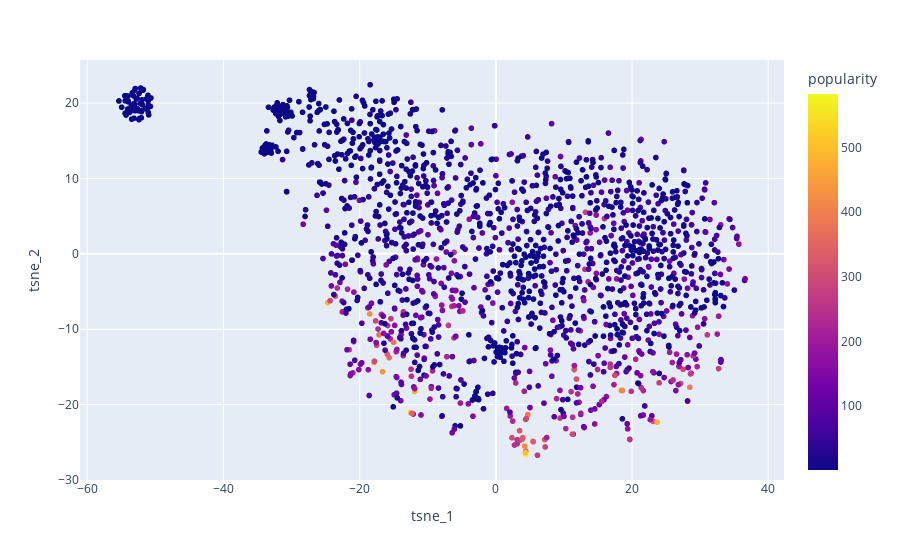

Notebook code for this chart:
### Code cell
import plotly.express as px

tsne_df = pd.DataFrame(item_tsne, columns=["tsne_1", "tsne_2"])
tsne_df["item_id"] = np.arange(item_tsne.shape[0])
tsne_df = tsne_df.merge(items.reset_index())

px.scatter(tsne_df, x="tsne_1", y="tsne_2",
           color="popularity",
           hover_data=["item_id", "title", "popularity"])

### Figure 1 — Plotly figure (JSON) as saved in the notebook; plotly's stock layout.template omitted (floating-point values rounded to 4 significant figures; data arrays with more than 128 entries replaced by an {"elided": "..."} marker saying what was removed)
{"data": [{"customdata": {"elided": "1682x3 mixed values"}, "hovertemplate": "tsne_1=%{x}<br>tsne_2=%{y}<br>item_id=%{customdata[0]}<br>title=%{customdata[1]}<br>popularity=%{marker.color}<extra></extra>", "legendgroup": "", "marker": {"color": {"elided": "1682 int values"}, "coloraxis": "coloraxis", "symbol": "circle"}, "mode": "markers", "name": "", "showlegend": false, "type": "scattergl", "x": {"elided": "1682 float values"}, "xaxis": "x", "y": {"elided": "1682 float values"}, "yaxis": "y"}], "layout": {"coloraxis": {"colorbar": {"title": {"text": "popularity"}}, "colorscale": [[0, "#0d0887"], [0.1111, "#46039f"], [0.2222, "#7201a8"], [0.3333, "#9c179e"], [0.4444, "#bd3786"], [0.5556, "#d8576b"], [0.6667, "#ed7953"], [0.7778, "#fb9f3a"], [0.8889, "#fdca26"], [1, "#f0f921"]]}, "legend": {"tracegroupgap": 0}, "margin": {"t": 60}, "xaxis": {"anchor": "y", "domain": [0, 1], "title": {"text": "tsne_1"}}, "yaxis": {"anchor": "x", "domain": [0, 1], "title": {"text": "tsne_2"}}}}
